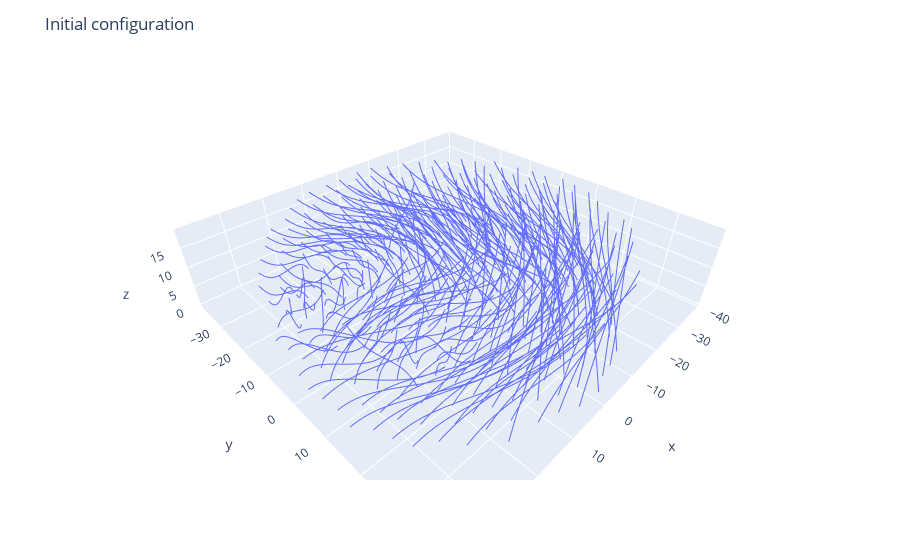

The cell this chart's notebook holds for it:
### Code cell
configuration = fp.interpolate_configuration(p0, pZ, number_slices)
fp.show_3D_configuration(configuration, title='Initial configuration')
fp.animate_configuration(configuration, title='Initial configuration')
